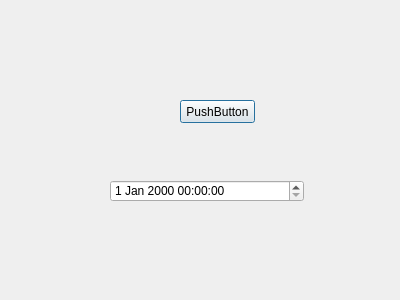
<?xml version="1.0" encoding="UTF-8"?>
<ui version="4.0">
 <class>QDateTimeEditTest</class>
 <widget class="QDialog" name="QDateTimeEditTest">
  <property name="geometry">
   <rect>
    <x>0</x>
    <y>0</y>
    <width>400</width>
    <height>300</height>
   </rect>
  </property>
  <property name="windowTitle">
   <string>QDateTimeEditTest</string>
  </property>
  <widget class="QDateTimeEdit" name="dateTimeEdit">
   <property name="geometry">
    <rect>
     <x>110</x>
     <y>180</y>
     <width>194</width>
     <height>22</height>
    </rect>
   </property>
  </widget>
  <widget class="QPushButton" name="pushButton">
   <property name="geometry">
    <rect>
     <x>180</x>
     <y>100</y>
     <width>75</width>
     <height>23</height>
    </rect>
   </property>
   <property name="text">
    <string>PushButton</string>
   </property>
  </widget>
 </widget>
 <layoutdefault spacing="6" margin="11"/>
 <resources/>
 <connections/>
</ui>
